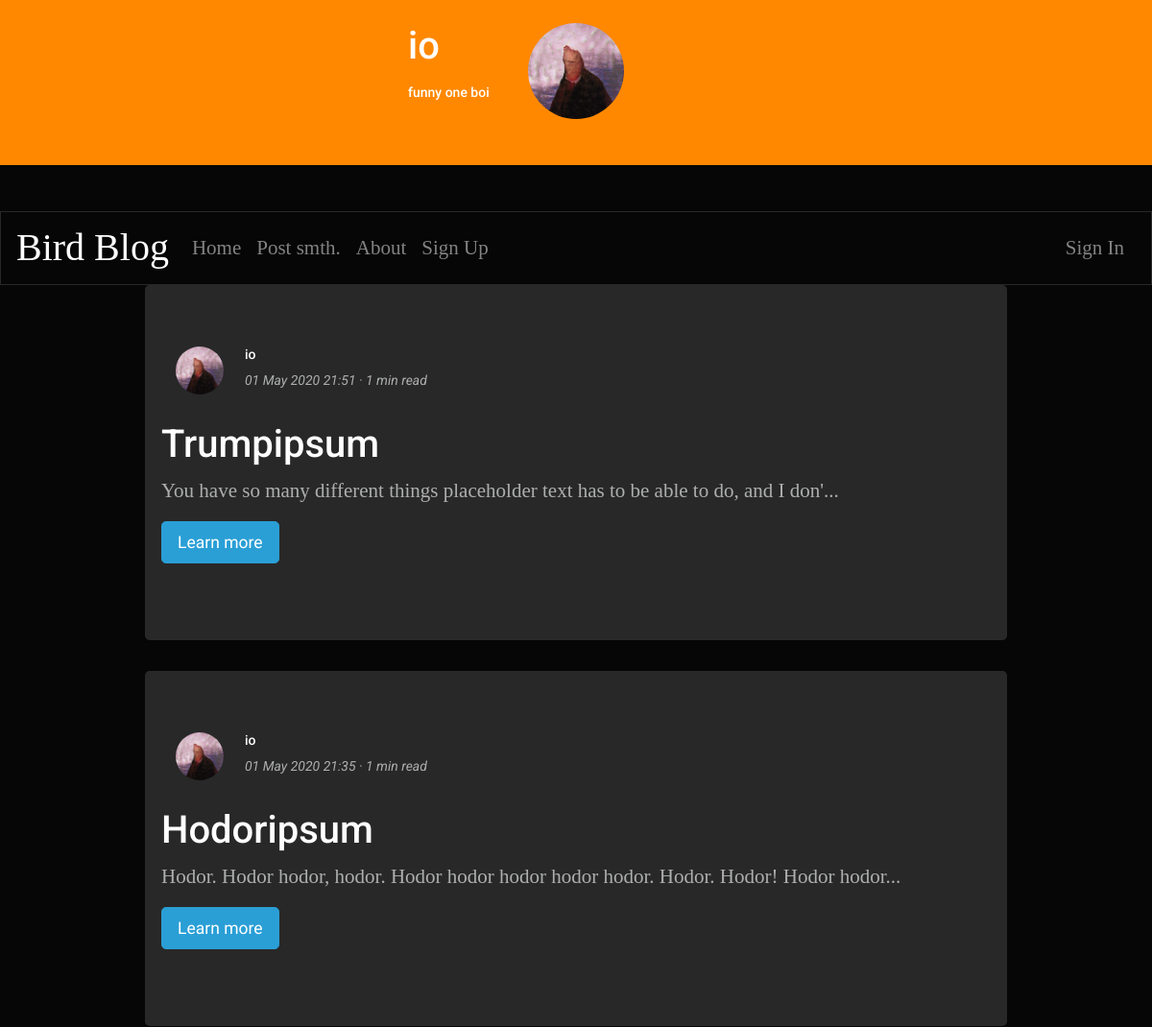
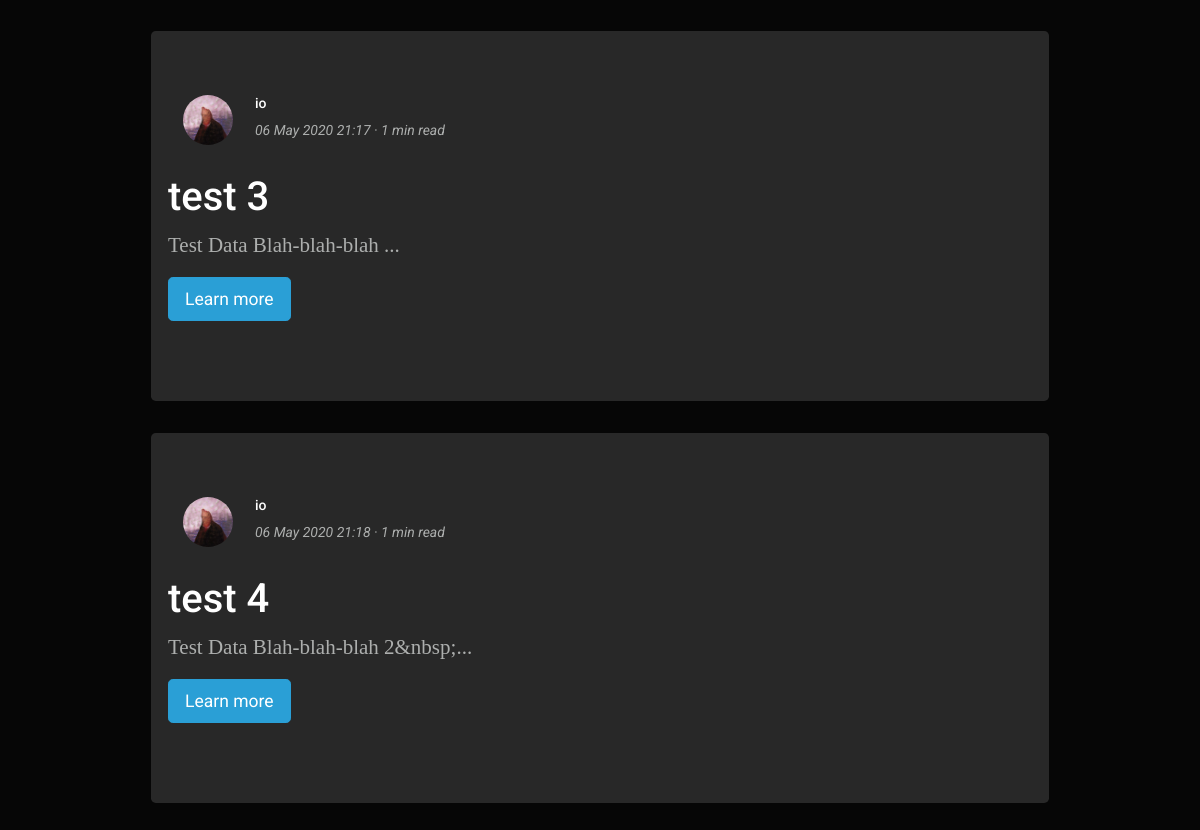
Screenshot of /id/io with the database file from the repository (2 pictures, top to bottom).
### tables this page shows
CREATE TABLE "texts" (
	"ID"	INTEGER,
	"textName"	TEXT,
	"textContent"	TEXT,
	"author"	TEXT,
	"date"	TEXT,
	"rating"	INTEGER,
	"dateComputer"	INTEGER
);

### server.py (the view)
@app.route('/id/<userID>')
def user(userID):
    try:
        yourPage = False
        f = open("dev_output.txt", "a")
        connTexts = sqlite3.connect("texts.db")
        g = connTexts.cursor()
        conn = sqlite3.connect("userData.db")
        c = conn.cursor()
        temp = "images/users/{}.jpg".format(userID)
        imageLink = url_for('static', filename=temp)
        about = c.execute("SELECT about FROM `userData` WHERE nick=?;", (userID,))
        about = about.fetchall()
        about = str(about)
        about = about[about.find("'")+1:about.rfind("'")]
        fullPostData = g.execute("SELECT * FROM `texts` WHERE author=?;", (userID,))
        fullPostData = fullPostData.fetchall()
        if "user" in session:
            if session["user"] == userID:
                yourPage = True
        conn.commit()
        conn.close()
        connTexts.commit()
        connTexts.close()
        f.close()
        return render_template("userPage.html", bootstrapTheme=bootstrapTheme, nick=userID, imageLink=imageLink, about=about, fullPostData=fullPostData, yourPage=yourPage)
    except IndexError:
        abort(404)

### server.py (called while the page is built)
@app.after_request
def add_header(response):
    response.headers['Cache-Control'] = 'no-store, no-cache, must-revalidate, post-check=0, pre-check=0, max-age=0'
    response.headers['Pragma'] = 'no-cache'
    response.headers['Expires'] = '-1'
    return response

### templates/userPage.html (shortened to what this page needs)
<!DOCTYPE html>
<html>
    <head>
        {% include '/styles.html' %}
    </head>
    <body>
        <div class="pt-4 bg-warning">
            <div class="row mb-5" >
                <div class="col-md"></div>
                <div class="col-md">
                    <div class = "container" >
                        <div class = "row mb-5">
                            <div class="col-md">
                            <h3>{{nick}}</h3>
                            <p><h6>{{about}}</h6></p>
                            </div>
                            <div class="col-md"><img src = {{imageLink}} alt="" class="round" width="100" height="100"></div>
                            <div class="col-md"></div>
                        </div>
                    </div>
                </div>
                <div class="col-md"></div>
                </div>
            </div>
        {% include 'header.html' %}
        <div class="row mb-5" >
            <div class="col-md"></div>
                <div class = "center-block" >
                    {% block poster %}
                    {% for post in fullPostData %}
                        <div class = "jumbotron" style="width: 898px;">
                            <div class = "row">
                                <div class="col-md-1">
                                    <img src = {{imageLink}} alt="" class="round" width="50" height="50">
                                </div>
                                <div class="col-md-5">
                                    <h6>{{ post[3] }}</h6>
                                    <p><i>{{ post[4] }} · {{(post|length / 1500)|round(0, "ceil")|int}} min read</i></p>
                                </div>
                            </div>
                            <div class = "row">
                                <p><h3>{{ post[1] }}</h3></p>
                            </div>
                            <div class = "row">
                                {% if post[2]|length > 83 %}
                                    <p class = "serif">{{ post[2][:83] }}...</p>
                                {% else %}
                                    <p class = "serif">{{ post[2]}}...</p>
                                {% endif %}
                            </div>
                            <div class = "row">
                                <p class="lead">
                                    <a class="btn btn-primary btn-lg" href="/texts/{{post[0]}}" role="button">Learn more</a>
                                </p>
                            </div>
                        </div>
                    {% endfor %}
                    {% endblock %}
                </div>
            <div class="col-md text-center">
            </div>
        </div>
    </body>
</html>

### templates/styles.html (style rules this page uses)
.serif { font-family: Georgia, 'Times New Roman', Times, serif; font-size: 21px; line-height: 32px; font-weight: 400; }
.round { border-radius: 100px; }
html, body { max-width: 100%; overflow-x: hidden; }

### rows the page displays
texts: author "io", date "01 May 2020 21:51", value "1", textName "Trumpipsum", textContent "You have so many different things placeholder text has to be able to do, and I don'"
texts: author "io", date "01 May 2020 21:35", value "1", textName "Hodoripsum", textContent "Hodor. Hodor hodor, hodor. Hodor hodor hodor hodor hodor. Hodor. Hodor! Hodor hodor"
texts: author "io", date "06 May 2020 21:17", value "1", textName "test 3", textContent "Test Data Blah-blah-blah"
texts: author "io", date "06 May 2020 21:18", value "1", textName "test 4", textContent "Test Data Blah-blah-blah 2&nbsp;"

### other values shown
{{ nick }} "io"
{{ about }} "funny one boi"
